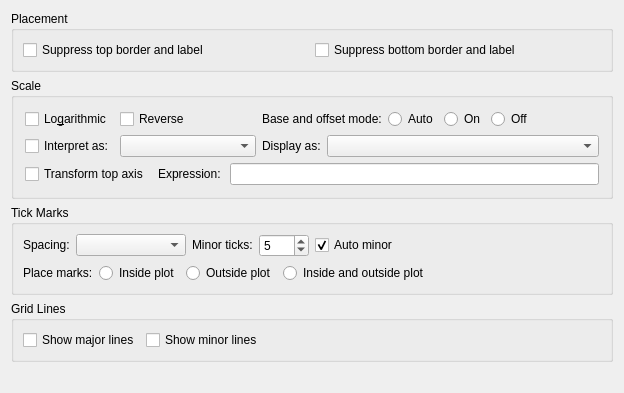
     <widget class="QWidget" name="tab">
      <attribute name="title">
       <string>X Axis</string>
      </attribute>
      <layout class="QGridLayout">
       <item row="0" column="0">
        <widget class="Q3ButtonGroup" name="buttonGroup16">
         <property name="title">
          <string>Placement</string>
         </property>
         <layout class="QGridLayout">
          <item row="0" column="0">
           <widget class="QCheckBox" name="_suppressTop">
            <property name="text">
             <string>Suppress top border and label</string>
            </property>
            <attribute name="buttonGroup">
             <string/>
            </attribute>
           </widget>
          </item>
          <item row="0" column="1">
           <widget class="QCheckBox" name="_suppressBottom">
            <property name="text">
             <string>Suppress bottom border and label</string>
            </property>
            <attribute name="buttonGroup">
             <string/>
            </attribute>
           </widget>
          </item>
         </layout>
        </widget>
       </item>
       <item row="4" column="0">
        <spacer name="spacer18">
         <property name="orientation">
          <enum>Qt::Vertical</enum>
         </property>
         <property name="sizeType">
          <enum>QSizePolicy::Expanding</enum>
         </property>
         <property name="sizeHint" stdset="0">
          <size>
           <width>21</width>
           <height>20</height>
          </size>
         </property>
        </spacer>
       </item>
       <item row="1" column="0">
        <widget class="Q3ButtonGroup" name="ButtonGroup1_2">
         <property name="sizePolicy">
          <sizepolicy hsizetype="Preferred" vsizetype="Fixed">
           <horstretch>0</horstretch>
           <verstretch>0</verstretch>
          </sizepolicy>
         </property>
         <property name="title">
          <string>Scale</string>
         </property>
         <layout class="QGridLayout">
          <property name="margin">
           <number>11</number>
          </property>
          <property name="spacing">
           <number>6</number>
          </property>
          <item row="1" column="0">
           <widget class="QCheckBox" name="_checkBoxXInterpret">
            <property name="text">
             <string>Interpret as:</string>
            </property>
            <attribute name="buttonGroup">
             <string/>
            </attribute>
           </widget>
          </item>
          <item row="1" column="1" colspan="4">
           <widget class="QComboBox" name="_comboBoxXInterpret"/>
          </item>
          <item row="1" column="5">
           <widget class="QLabel" name="textLabelXDisplayAs">
            <property name="text">
             <string>Display as:</string>
            </property>
            <property name="wordWrap">
             <bool>false</bool>
            </property>
            <property name="buddy">
             <cstring>_comboBoxXDisplay</cstring>
            </property>
           </widget>
          </item>
          <item row="1" column="6" colspan="5">
           <widget class="QComboBox" name="_comboBoxXDisplay">
            <property name="sizePolicy">
             <sizepolicy hsizetype="MinimumExpanding" vsizetype="Fixed">
              <horstretch>0</horstretch>
              <verstretch>0</verstretch>
             </sizepolicy>
            </property>
           </widget>
          </item>
          <item row="2" column="0" colspan="2">
           <widget class="QCheckBox" name="_xTransformTop">
            <property name="text">
             <string>Transform top axis</string>
            </property>
            <attribute name="buttonGroup">
             <string/>
            </attribute>
           </widget>
          </item>
          <item row="2" column="2" colspan="2">
           <widget class="QLabel" name="textLabel2_5">
            <property name="text">
             <string>Expression:</string>
            </property>
            <property name="wordWrap">
             <bool>false</bool>
            </property>
            <property name="buddy">
             <cstring>_xTransformTopExp</cstring>
            </property>
           </widget>
          </item>
          <item row="2" column="4" colspan="7">
           <widget class="QLineEdit" name="_xTransformTopExp"/>
          </item>
          <item row="0" column="0">
           <widget class="QCheckBox" name="XIsLog">
            <property name="sizePolicy">
             <sizepolicy hsizetype="Fixed" vsizetype="Fixed">
              <horstretch>0</horstretch>
              <verstretch>0</verstretch>
             </sizepolicy>
            </property>
            <property name="text">
             <string>Lo&amp;garithmic</string>
            </property>
            <attribute name="buttonGroup">
             <string/>
            </attribute>
           </widget>
          </item>
          <item row="0" column="1" colspan="2">
           <widget class="QCheckBox" name="_xReversed">
            <property name="text">
             <string>Reverse</string>
            </property>
            <attribute name="buttonGroup">
             <string/>
            </attribute>
           </widget>
          </item>
          <item row="0" column="5" colspan="2">
           <widget class="QLabel" name="textLabel1_6_2">
            <property name="text">
             <string>Base and offset mode:</string>
            </property>
            <property name="wordWrap">
             <bool>false</bool>
            </property>
           </widget>
          </item>
          <item row="0" column="9">
           <widget class="QRadioButton" name="_xOffsetOff">
            <property name="text">
             <string>Off</string>
            </property>
           </widget>
          </item>
          <item row="0" column="7">
           <widget class="QRadioButton" name="_xOffsetAuto">
            <property name="text">
             <string>Auto</string>
            </property>
           </widget>
          </item>
          <item row="0" column="8">
           <widget class="QRadioButton" name="_xOffsetOn">
            <property name="text">
             <string>On</string>
            </property>
           </widget>
          </item>
          <item row="0" column="10">
           <spacer name="spacer31">
            <property name="orientation">
             <enum>Qt::Horizontal</enum>
            </property>
            <property name="sizeType">
             <enum>QSizePolicy::Expanding</enum>
            </property>
            <property name="sizeHint" stdset="0">
             <size>
              <width>60</width>
              <height>20</height>
             </size>
            </property>
           </spacer>
          </item>
          <item row="0" column="3" colspan="2">
           <spacer name="spacer31_3">
            <property name="orientation">
             <enum>Qt::Horizontal</enum>
            </property>
            <property name="sizeType">
             <enum>QSizePolicy::Expanding</enum>
            </property>
            <property name="sizeHint" stdset="0">
             <size>
              <width>60</width>
              <height>20</height>
             </size>
            </property>
           </spacer>
          </item>
         </layout>
        </widget>
       </item>
       <item row="2" column="0">
        <widget class="Q3ButtonGroup" name="groupBox5_2">
         <property name="title">
          <string>Tick Marks</string>
         </property>
         <layout class="QGridLayout">
          <item row="0" column="0">
           <widget class="QLabel" name="textLabel4_2">
            <property name="sizePolicy">
             <sizepolicy hsizetype="Fixed" vsizetype="Fixed">
              <horstretch>0</horstretch>
              <verstretch>0</verstretch>
             </sizepolicy>
            </property>
            <property name="text">
             <string>Spacing:</string>
            </property>
            <property name="wordWrap">
             <bool>false</bool>
            </property>
            <property name="buddy">
             <cstring>_xMajorTickSpacing</cstring>
            </property>
           </widget>
          </item>
          <item row="0" column="1" colspan="3">
           <widget class="QComboBox" name="_xMajorTickSpacing"/>
          </item>
          <item row="0" column="4">
           <widget class="QLabel" name="textLabel3_2">
            <property name="sizePolicy">
             <sizepolicy hsizetype="Fixed" vsizetype="Fixed">
              <horstretch>0</horstretch>
              <verstretch>0</verstretch>
             </sizepolicy>
            </property>
            <property name="text">
             <string>Minor ticks:</string>
            </property>
            <property name="wordWrap">
             <bool>false</bool>
            </property>
            <property name="buddy">
             <cstring>_xMinorTicks</cstring>
            </property>
           </widget>
          </item>
          <item row="0" column="5" colspan="2">
           <widget class="QSpinBox" name="_xMinorTicks">
            <property name="maximum">
             <number>50</number>
            </property>
            <property name="value">
             <number>5</number>
            </property>
           </widget>
          </item>
          <item row="0" column="7">
           <widget class="QCheckBox" name="_xMinorTicksAuto">
            <property name="sizePolicy">
             <sizepolicy hsizetype="Fixed" vsizetype="Fixed">
              <horstretch>0</horstretch>
              <verstretch>0</verstretch>
             </sizepolicy>
            </property>
            <property name="text">
             <string>Auto minor</string>
            </property>
            <property name="checked">
             <bool>true</bool>
            </property>
            <attribute name="buttonGroup">
             <string/>
            </attribute>
           </widget>
          </item>
          <item row="0" column="8" colspan="2">
           <spacer name="spacer29">
            <property name="orientation">
             <enum>Qt::Horizontal</enum>
            </property>
            <property name="sizeType">
             <enum>QSizePolicy::Expanding</enum>
            </property>
            <property name="sizeHint" stdset="0">
             <size>
              <width>70</width>
              <height>20</height>
             </size>
            </property>
           </spacer>
          </item>
          <item row="1" column="0" colspan="2">
           <widget class="QLabel" name="textLabel1_6">
            <property name="text">
             <string>Place marks:</string>
            </property>
            <property name="wordWrap">
             <bool>false</bool>
            </property>
           </widget>
          </item>
          <item row="1" column="2">
           <widget class="QRadioButton" name="_xMarksInsidePlot">
            <property name="text">
             <string>Inside plot</string>
            </property>
           </widget>
          </item>
          <item row="1" column="3" colspan="3">
           <widget class="QRadioButton" name="_xMarksOutsidePlot">
            <property name="text">
             <string>Outside plot</string>
            </property>
           </widget>
          </item>
          <item row="1" column="6" colspan="3">
           <widget class="QRadioButton" name="_xMarksInsideAndOutsidePlot">
            <property name="text">
             <string>Inside and outside plot</string>
            </property>
           </widget>
          </item>
          <item row="1" column="9">
           <spacer name="spacer30">
            <property name="orientation">
             <enum>Qt::Horizontal</enum>
            </property>
            <property name="sizeType">
             <enum>QSizePolicy::Expanding</enum>
            </property>
            <property name="sizeHint" stdset="0">
             <size>
              <width>50</width>
              <height>20</height>
             </size>
            </property>
           </spacer>
          </item>
         </layout>
        </widget>
       </item>
       <item row="3" column="0">
        <widget class="Q3ButtonGroup" name="buttonGroup6">
         <property name="title">
          <string>Grid Lines</string>
         </property>
         <layout class="QGridLayout">
          <item row="0" column="2">
           <spacer name="spacer28">
            <property name="orientation">
             <enum>Qt::Horizontal</enum>
            </property>
            <property name="sizeType">
             <enum>QSizePolicy::Expanding</enum>
            </property>
            <property name="sizeHint" stdset="0">
             <size>
              <width>201</width>
              <height>20</height>
             </size>
            </property>
           </spacer>
          </item>
          <item row="0" column="1">
           <widget class="QCheckBox" name="_xMinorGrid">
            <property name="sizePolicy">
             <sizepolicy hsizetype="Fixed" vsizetype="Fixed">
              <horstretch>0</horstretch>
              <verstretch>0</verstretch>
             </sizepolicy>
            </property>
            <property name="text">
             <string>Show minor lines</string>
            </property>
            <attribute name="buttonGroup">
             <string/>
            </attribute>
           </widget>
          </item>
          <item row="0" column="0">
           <widget class="QCheckBox" name="_xMajorGrid">
            <property name="sizePolicy">
             <sizepolicy hsizetype="Fixed" vsizetype="Fixed">
              <horstretch>0</horstretch>
              <verstretch>0</verstretch>
             </sizepolicy>
            </property>
            <property name="text">
             <string>Show major lines</string>
            </property>
            <attribute name="buttonGroup">
             <string/>
            </attribute>
           </widget>
          </item>
         </layout>
        </widget>
       </item>
      </layout>
     </widget>
